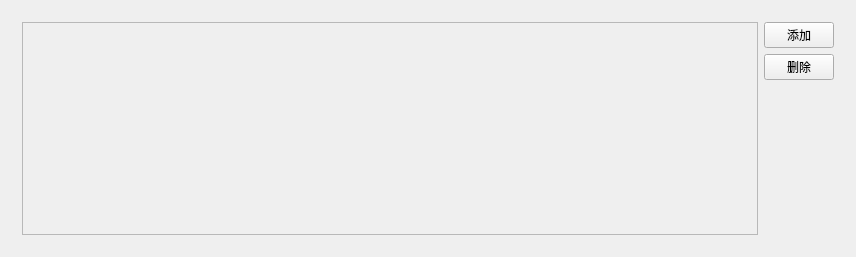
<?xml version="1.0" encoding="UTF-8"?>
<ui version="4.0">
 <class>ConditionModifierClass</class>
 <widget class="QWidget" name="ConditionModifierClass">
  <property name="geometry">
   <rect>
    <x>0</x>
    <y>0</y>
    <width>856</width>
    <height>257</height>
   </rect>
  </property>
  <property name="windowTitle">
   <string>ConditionModifier</string>
  </property>
  <layout class="QVBoxLayout" name="main_layout">
   <item>
    <widget class="QWidget" name="widget" native="true">
     <layout class="QHBoxLayout" name="horizontalLayout">
      <item>
       <widget class="QScrollArea" name="scrollArea">
        <property name="widgetResizable">
         <bool>true</bool>
        </property>
        <widget class="QWidget" name="scrollAreaWidgetContents">
         <property name="geometry">
          <rect>
           <x>0</x>
           <y>0</y>
           <width>740</width>
           <height>219</height>
          </rect>
         </property>
         <layout class="QVBoxLayout" name="verticalLayout_2">
          <item>
           <widget class="QWidget" name="button_group_container" native="true"/>
          </item>
         </layout>
        </widget>
       </widget>
      </item>
      <item>
       <layout class="QVBoxLayout" name="verticalLayout">
        <item>
         <widget class="QPushButton" name="add_button">
          <property name="maximumSize">
           <size>
            <width>70</width>
            <height>1000</height>
           </size>
          </property>
          <property name="text">
           <string>添加</string>
          </property>
         </widget>
        </item>
        <item>
         <widget class="QPushButton" name="delete_button">
          <property name="maximumSize">
           <size>
            <width>70</width>
            <height>16777215</height>
           </size>
          </property>
          <property name="text">
           <string>删除</string>
          </property>
         </widget>
        </item>
        <item>
         <spacer name="verticalSpacer">
          <property name="orientation">
           <enum>Qt::Vertical</enum>
          </property>
          <property name="sizeType">
           <enum>QSizePolicy::Expanding</enum>
          </property>
          <property name="sizeHint" stdset="0">
           <size>
            <width>20</width>
            <height>40</height>
           </size>
          </property>
         </spacer>
        </item>
       </layout>
      </item>
     </layout>
    </widget>
   </item>
  </layout>
 </widget>
 <layoutdefault spacing="6" margin="11"/>
 <resources>
  <include location="ConditionModifier.qrc"/>
 </resources>
 <connections/>
</ui>
